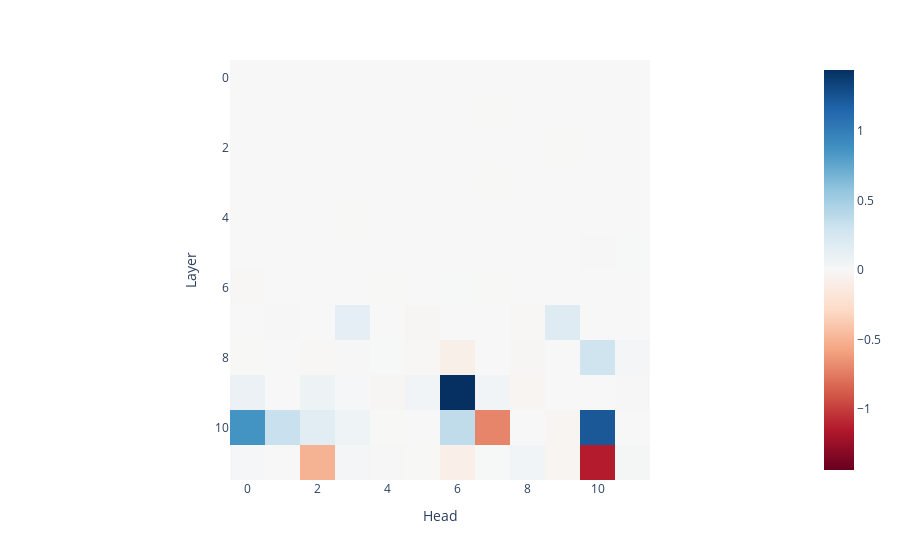
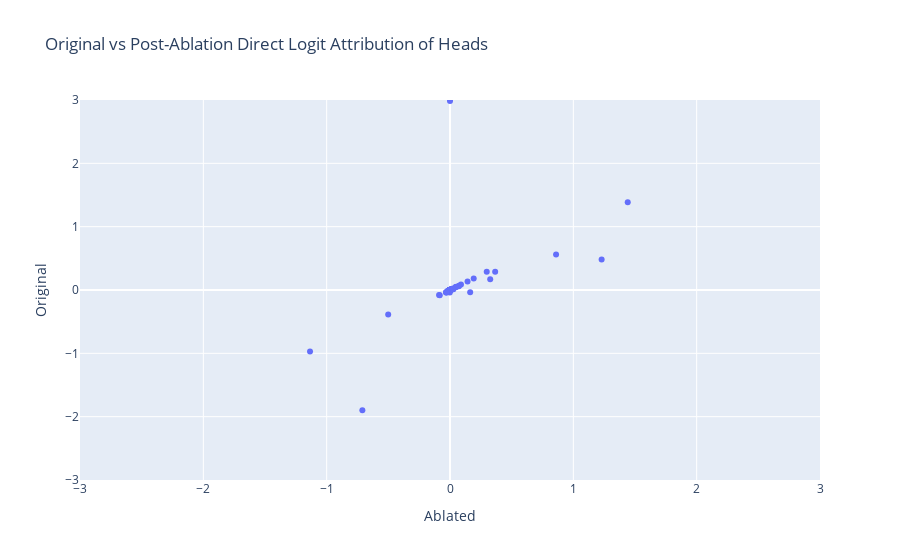

Notebook cell for these charts, in order:
### Markdown cell above
So what's up with this? As before, we can look at the direct logit attribution of each head to see what's going on. It's easiest to interpret if plotted as a scatter plot against the initial per head logit difference.

And we can see a *really* big difference in a few heads! (Hover to see labels) In particular the negative name mover L10H7 decreases its negative effect a lot, adding +1 to the logit diff, and the backup name mover L10H10 adjusts its effect to be more positive, adding +0.8 to the logit diff (with several other marginal changes). (And obviously the ablated head has gone down to zero!)

### Code cell
per_head_ablated_residual, labels = ablated_cache.stack_head_results(
    layer=-1, pos_slice=-1, return_labels=True
)
per_head_ablated_logit_diffs = residual_stack_to_logit_diff(
    per_head_ablated_residual, ablated_cache
)
per_head_ablated_logit_diffs = per_head_ablated_logit_diffs.reshape(
    model.cfg.n_layers, model.cfg.n_heads
)
imshow(per_head_ablated_logit_diffs, labels={"x": "Head", "y": "Layer"})
scatter(
    y=per_head_logit_diffs.flatten(),
    x=per_head_ablated_logit_diffs.flatten(),
    hover_name=head_labels,
    range_x=(-3, 3),
    range_y=(-3, 3),
    xaxis="Ablated",
    yaxis="Original",
    title="Original vs Post-Ablation Direct Logit Attribution of Heads",
)

### Figure 1 — Plotly figure (JSON) as saved in the notebook; plotly's stock layout.template omitted (floating-point values rounded to 4 significant figures; data arrays with more than 128 entries replaced by an {"elided": "..."} marker saying what was removed)
{"data": [{"coloraxis": "coloraxis", "hovertemplate": "Head: %{x}<br>Layer: %{y}<br>color: %{z}<extra></extra>", "name": "0", "type": "heatmap", "xaxis": "x", "yaxis": "y", "z": {"elided": "12x12 float values"}}], "layout": {"coloraxis": {"cmid": 0, "colorscale": [[0, "rgb(103,0,31)"], [0.1, "rgb(178,24,43)"], [0.2, "rgb(214,96,77)"], [0.3, "rgb(244,165,130)"], [0.4, "rgb(253,219,199)"], [0.5, "rgb(247,247,247)"], [0.6, "rgb(209,229,240)"], [0.7, "rgb(146,197,222)"], [0.8, "rgb(67,147,195)"], [0.9, "rgb(33,102,172)"], [1, "rgb(5,48,97)"]]}, "margin": {"t": 60}, "xaxis": {"anchor": "y", "constrain": "domain", "domain": [0, 1], "scaleanchor": "y", "title": {"text": "Head"}}, "yaxis": {"anchor": "x", "autorange": "reversed", "constrain": "domain", "domain": [0, 1], "title": {"text": "Layer"}}}}

### Figure 2 — Plotly figure (JSON) as saved in the notebook; plotly's stock layout.template omitted (floating-point values rounded to 4 significant figures; data arrays with more than 128 entries replaced by an {"elided": "..."} marker saying what was removed)
{"data": [{"hovertemplate": "<b>%{hovertext}</b><br><br>Ablated=%{x}<br>Original=%{y}<extra></extra>", "hovertext": {"elided": "144 str values"}, "legendgroup": "", "marker": {"color": "#636efa", "symbol": "circle"}, "mode": "markers", "name": "", "orientation": "v", "showlegend": false, "type": "scatter", "x": {"elided": "144 float values"}, "xaxis": "x", "y": {"elided": "144 float values"}, "yaxis": "y"}], "layout": {"legend": {"tracegroupgap": 0}, "title": {"text": "Original vs Post-Ablation Direct Logit Attribution of Heads"}, "xaxis": {"anchor": "y", "domain": [0, 1], "range": [-3, 3], "title": {"text": "Ablated"}}, "yaxis": {"anchor": "x", "domain": [0, 1], "range": [-3, 3], "title": {"text": "Original"}}}}
